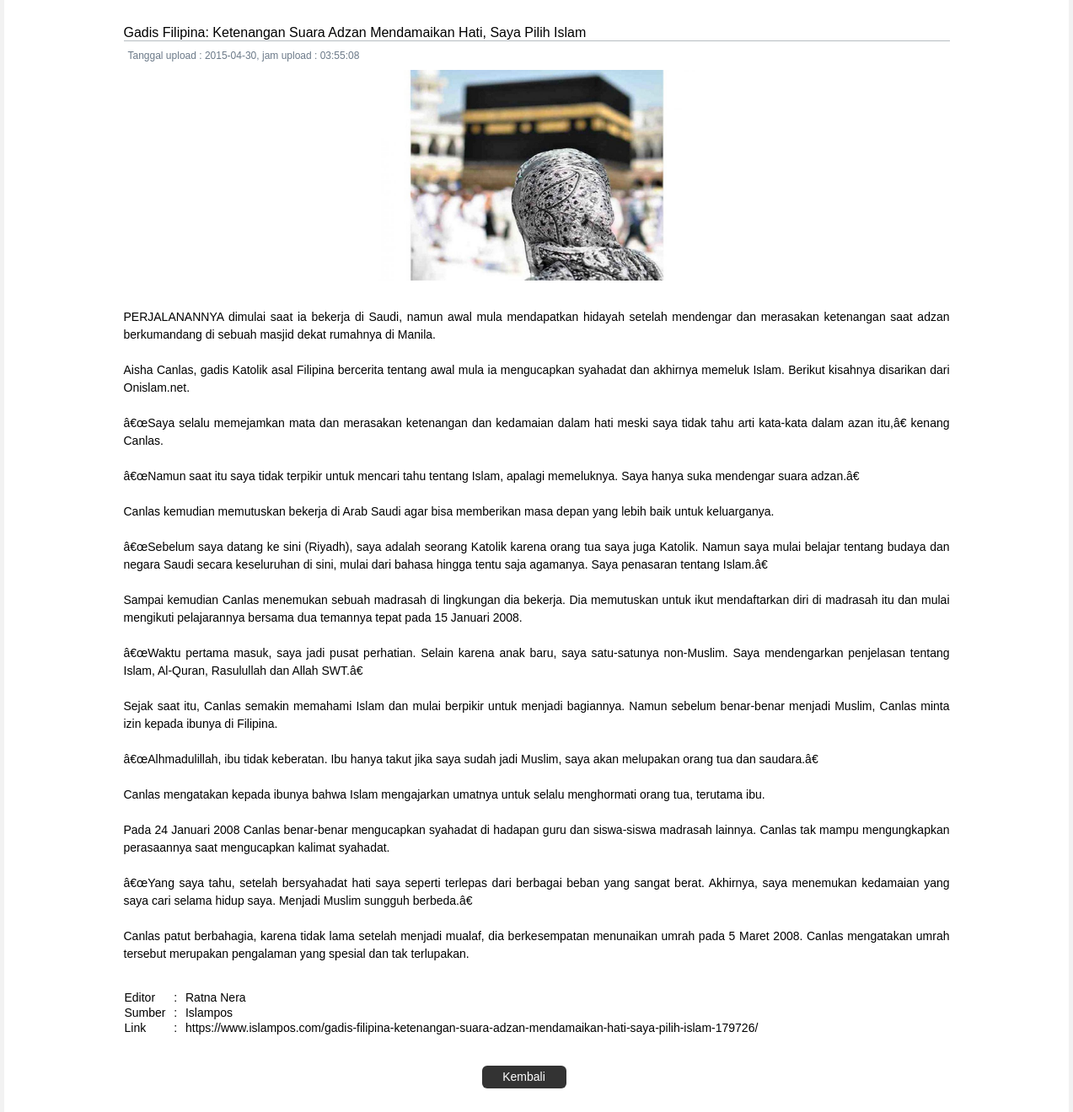
Screenshot of /View/PenggunaUmum/beritaUmumIsi.php?id_berita_umum=4 with the database file from the repository.
### tables this page shows
CREATE TABLE IF NOT EXISTS `berita_umum` (
`id_berita_umum` int(6) NOT NULL,
  `id_user` int(6) NOT NULL,
  `judul` varchar(200) NOT NULL,
  `gambar` varchar(200) NOT NULL,
  `isi_berita` text NOT NULL,
  `editor` varchar(200) DEFAULT NULL,
  `sumber` varchar(200) DEFAULT NULL,
  `link` varchar(500) NOT NULL,
  `tanggal_upload` datetime NOT NULL
);

### function/connectDB.php (called while the page is built, shortened)
<?php
function querySelect($param, $table, $where, $limit){
    $results = array();
    $query = "SELECT " . $param . " ";
    $query .= "FROM " . $table ." ";
    if($where != null) $query .= "WHERE " . $where . " ";
    $query = mysql_query($query);
    if(mysql_num_rows($query) > 0){
        $x = 0;
        while($row = mysql_fetch_assoc($query)){
            foreach($row as $key=>$value){
                $results[$x][$key] = $value;
            }
            $x++;
        }
    }
    return $results;
}
?>

### View/PenggunaUmum/beritaUmumIsi.php (the view, shortened to what this page needs)
<!DOCTYPE html>
<?php
include '../../function/connectDB.php';
$id_berita = $_GET['id_berita_umum'];
$dataBerita = querySelect('*', 'berita_umum', 'id_berita_umum=' . $id_berita, null);
?>
<html>
    <head>
        <link rel="stylesheet" href="../css/reset.css">
        <link rel="stylesheet" href="../css/style.css">
        <link rel="stylesheet" href="../css/PenggunaUmum/beritaUmum-1.css">
    </head>
    <body>
        <div class="wrapper">
            <div class="col-scrl">
                <div class="content row">
                    <div class="box">
                        <div class="col">
                            <div class="kotak-tengah box span-12">
                                <div class="judul box span-12">
                                    <?php echo $dataBerita[0]['judul'] ?>
                                </div>
                                <div class="box span-12">
                                    <?php
                                    $date = $dataBerita[0]['tanggal_upload'];
                                    $dateArray = explode(" ", $date);
                                    $tanggal = $dateArray[0];
                                    $jam = $dateArray[1];
                                    ?>
                                    <div class="tanggal box span-12">
                                        Tanggal upload : <?php echo $tanggal ?>, jam upload : <?php echo $jam ?>
                                    </div>
                                </div>
                                <div class="gambar box center span-12">
                                    <a href="<?php echo $dataBerita[0]['gambar'] ?>" target="_blank">
                                        <img class="ukuranGambar" src="<?php echo $dataBerita[0]['gambar'] ?>">
                                    </a>
                                </div>
                                <div class="text box span-12">
                                    <?php echo $dataBerita[0]['isi_berita'] ?>
                                </div>
                                <div class="box span-12">&nbsp;</div>
                                <div class="box span-12">&nbsp;</div>
                                <div class="box span-12">
                                    <table>
                                        <tr>
                                            <td>Editor</td>
                                            <td>&nbsp; : &nbsp;</td>
                                            <td><?php echo $dataBerita[0]['editor'] ?></td>
                                        </tr>
                                        <tr>
                                            <td>Sumber</td>
                                            <td>&nbsp; : &nbsp;</td>
                                            <td><?php echo $dataBerita[0]['sumber'] ?></td>
                                        </tr>
                                        <tr>
                                            <td>Link</td>
                                            <td>&nbsp; : &nbsp;</td>
                                            <td>
                                                <a class="href-black" target="_blank" href="<?php echo $dataBerita[0]['link'] ?>"><?php echo $dataBerita[0]['link'] ?></a>
                                            </td>
                                        </tr>
                                    </table>
                                </div>
                                <div class="box span-12">&nbsp;</div>
                                <div class="button box span-12">
                                    <a class="btn btn-block btn-lg btn-inverse" href="beritaUmum.php">Kembali</a>
                                </div>
                            </div>
                        </div>
                    </div>
                </div>
            </div>
        </div>
    </body>
</html>

### View/css/style.css (style rules this page uses)
a { text-decoration: none; }
.href-black { text-decoration: none; color: black; }
.center { text-align: center; }
body { background-color: rgba(0,0,0,0.05); }
.content { background-color: white; }

### View/css/PenggunaUmum/beritaUmum-1.css (style rules this page uses)
.judul { font-size: 16px; border-bottom: 1px solid #b6bcc1; }
.kotak-tengah { box-sizing: border-box; -webkit-box-sizing: border-box; -moz-box-sizing: border-box; padding: 30px 50px 30px 50px; }
.tanggal { box-sizing: border-box; -webkit-box-sizing: border-box; -moz-box-sizing: border-box; padding: 10px 5px 10px 5px; font-size: 12px; color: #6C7A89; }
.gambar { box-sizing: border-box; -webkit-box-sizing: border-box; -moz-box-sizing: border-box; padding-bottom: 30px; }
.ukuranGambar { height:250px; }
.text { text-align: justify; line-height:1.5; }
.button { box-sizing: border-box; -webkit-box-sizing: border-box; -moz-box-sizing: border-box; padding-left: 425px; }
.btn { border: medium none; transition: all 0.25s linear 0s; margin-bottom:0px; text-align:center; vertical-align:middle; cursor:pointer; background-image:none; -moz-user-select: none; }
.btn-block { box-sizing: border-box; -webkit-box-sizing: border-box; -moz-box-sizing: border-box; white-space:normal; display: block; width:100px; margin: 20px 0px; }
.btn-lg { box-sizing: border-box; -webkit-box-sizing: border-box; -moz-box-sizing: border-box; padding: 10px 19px; font-size:14px; line-height:0.5; border-radius:6px; }
.btn-inverse { color:#FFF; background-color:#333333; }

### rows the page displays
berita_umum: judul "Gadis Filipina: Ketenangan Suara Adzan Mendamaikan Hati, Saya Pilih Islam", tanggal_upload "2015-04-30", tanggal_upload "03:55:08", gambar (picture), isi_berita "PERJALANANNYA dimulai saat ia bekerja di Saudi, namun awal mula mendapatkan hidayah setelah mendengar dan merasakan ketenangan saat adzan berkumandang di sebuah masjid dekat rumahnya di Manila. Aisha Canlas, gadis Katolik asal Filipina bercerita tentang awal mula ia mengucapkan syahadat dan akhirnya memeluk Islam. Berikut kisahnya disarikan dari Onislam.net. â€œSaya selalu memejamkan mata dan merasakan ketenangan dan kedamaian dalam hati meski saya tidak tahu arti kata-kata dalam azan itu,â€ kenang Canlas. â€œNamun saat itu saya tidak terpikir untuk mencari tahu tentang Islam, apalagi memeluknya. Saya hanya suka mendengar suara adzan.â€ Canlas kemudian memutuskan bekerja di Arab Saudi…", editor "Ratna Nera", sumber "Islampos", link "https://www.islampos.com/gadis-filipina-ketenangan-suara-adzan-mendamaikan-hati-saya-pilih-islam-179726/"
